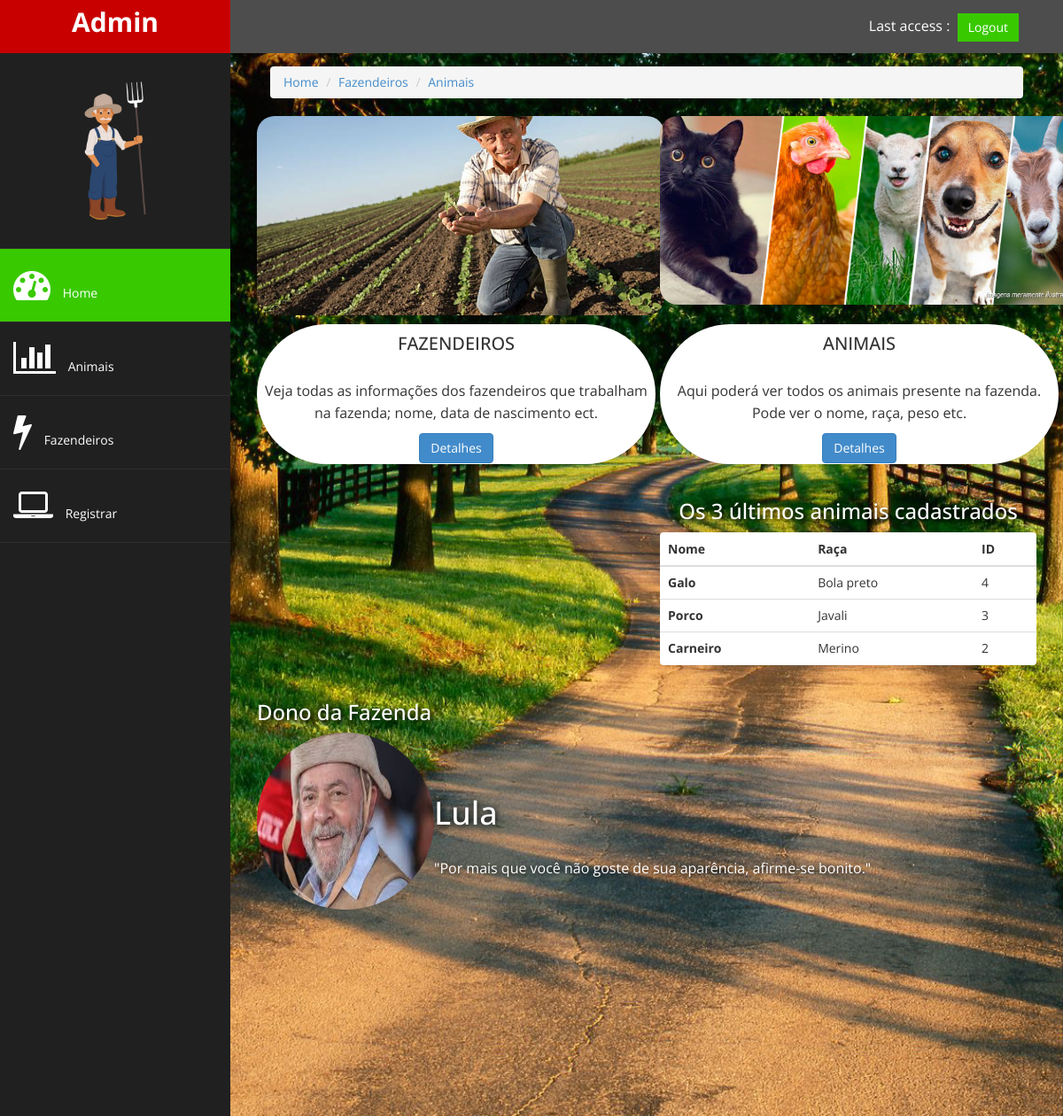
/home/, run on the app's committed database.
### gestao/models.py (models this page shows)
class Animal(models.Model):
      nome = models.CharField(max_length=20)
      sexo = models.CharField(max_length=1, choices=[('M','Macho'),('F','Fêmea')])
      raca = models.CharField(max_length=20, verbose_name='Raça')
      cientifico = models.CharField(max_length=20, verbose_name='Nome Científico')
      peso = models.DecimalField(max_digits=6, decimal_places=2)
      tamanho = models.DecimalField(max_digits=5,decimal_places=2)
      expectativa = models.IntegerField(verbose_name='Expectativa de Vida')
      objetivo = models.CharField(max_length=10, choices=[('Abate','Abate'),('Reprodutor','Reprodutor')])

### gestao/views.py (the view)
# urls.py: 2. Add a URL to urlpatterns:  path('', views.home, name='home')
def home(request):
      lista = []
      animais = Animal.objects.all()
      for c in animais[::-1]:
            if len(lista) == 3:
                  break
            elif c in lista:
                  pass
            else:
                  lista.append(c)
      return render(request, 'home.html', {'lista':lista})

### gestao/templates/home.html
{% extends 'base.html' %}
{% load static %}
{% block active-home %}
active-menu
{% endblock %}
{% block conteudo %}
<div class="col">
    <div class="col-md-12">
        <div class="row">
            <div class="col-md-12">
                <ol class="breadcrumb">
                    <li><a href="/home/">Home</a></li>
                    <li><a href="/home/fazendeiros">Fazendeiros</a></li>
                    <li><a href="/home/animais">Animais</a></li>
                </ol>
            </div>
        </div>
    </div>
</div>
<div class="row">
    <div class="col-md-6">
        <img src="{% static 'assets/img/fazendeiro.jpg' %}" class="img-fazendeiros" alt="">
    </div>
    <div class="col-md-6">
        <img src="{% static 'assets/img/animais.jpg' %}" class="img-animais" alt="">
    </div>
</div>
<div class="row">
    <div class="col-md-6">
        <div class="card-body panel">
            <h5 class="card-title">Fazendeiros</h5>
            <p class="card-text">Veja todas as informações dos fazendeiros que trabalham na fazenda; nome, data de
                nascimento ect.</p>
            <a href="/home/fazendeiros" class="btn btn-primary">Detalhes</a>
        </div>
    </div>
    <div class="col-md-6">
        <div class="card-body panel">
            <h5 class="card-title">Animais</h5>
            <p class="card-text">Aqui poderá ver todos os animais presente na fazenda. Pode ver o nome, raça, peso etc.</p>
            <a href="/home/animais" class="btn btn-primary">Detalhes</a>
        </div>
        <div class="row">
            <div class="col-md-12">
                <table class="table panel">
                    <h3 class="lista_animais">Os 3 últimos animais cadastrados</h3>
                    <thead>
                        <tr>
                            <th>Nome</th>
                            <th>Raça</th>
                            <th>ID</th>
                        </tr>
                    </thead>
                    <tbody>
                        {% for c in lista %}
                        <tr>
                            <th>{{c.nome}}</th>
                            <td>{{c.raca}}</td>
                            <td>{{c.id}}</td>
                        </tr>
                        {% endfor %}
                    </tbody>
                </table>
            </div>
        </div>
    </div>
</div>
<div class="row">
    <div class="col-md-12">
        <h3 class="dono">Dono da Fazenda</h3>
        <div class="img">
            <img src="{% static 'assets/img/lula.jpeg' %}" class="foto-dono" alt="">
        </div>
        <div class="texto">
            <h1>Lula</h1>
            <p>"Por mais que você não goste de sua aparência, afirme-se bonito."</p>
        </div>
    </div>
</div>
{% endblock %}

### gestao/static/assets/css/custom.css (style rules this page uses)
body { font-family: 'Open Sans', sans-serif; }
p { font-size:16px; line-height:25px; padding-top:20px; }

### gestao/static/assets/css/style.css (style rules this page uses)
.img-fazendeiros { width: 460px; border-radius: 20px; }
.img-animais { width: 475px; border-radius: 20px; }
.card-body { width: 450px; margin-top: 10px; text-align: center; border-radius: 100px; }
.card-title { font-size: 20px; text-transform: uppercase; }
.lista_animais { text-align: center; color: white; text-shadow: black 0.1em 0.1em 0.2em }
.foto-dono { width: 200px; height: 200px; border-radius: 50%; }
.dono { color: white; text-shadow: black 0.1em 0.1em 0.2em }
.img { display: table-cell; }
.texto { display: table-cell; color: white; text-shadow: black 0.1em 0.1em 0.5em; }

### data on the page
Animal: nome "Galo", raca "Bola preto", id "4"
Animal: nome "Porco", raca "Javali", id "3"
Animal: nome "Carneiro", raca "Merino", id "2"
